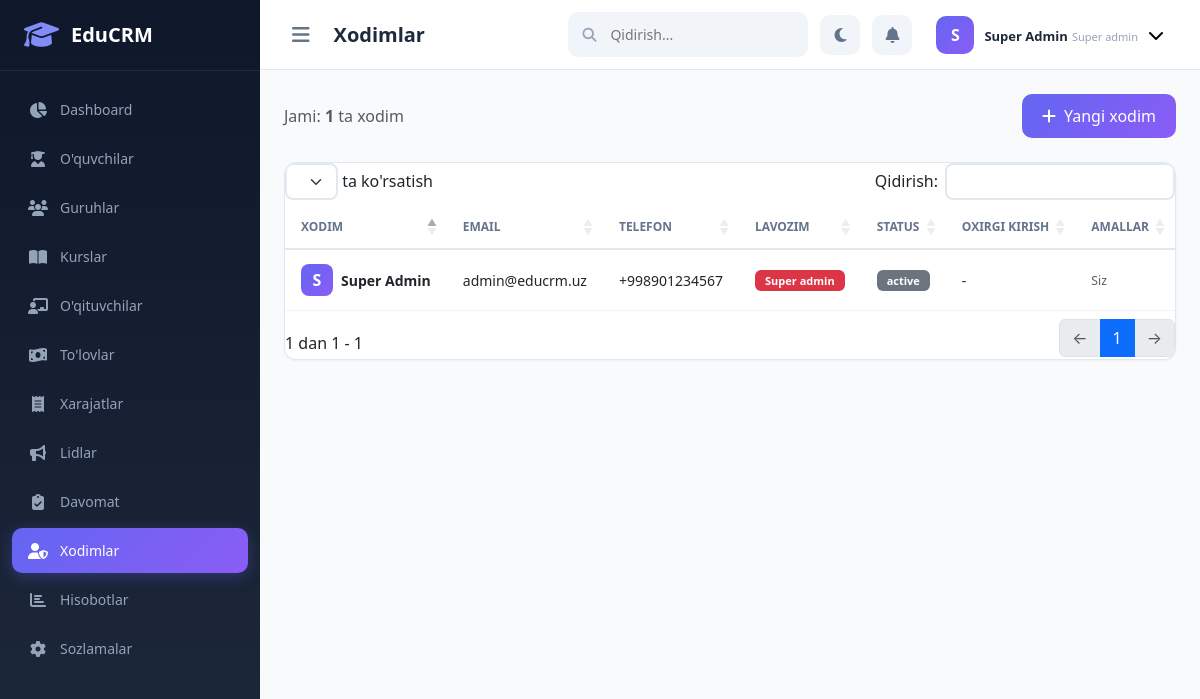
Page /admin/super/users.php (signed in) on the committed database.
### tables this page shows
CREATE TABLE users (
    id INT AUTO_INCREMENT PRIMARY KEY,
    full_name VARCHAR(100) NOT NULL,
    email VARCHAR(100) UNIQUE NOT NULL,
    phone VARCHAR(20),
    password VARCHAR(255) NOT NULL,
    role ENUM('super_admin', 'manager', 'teacher', 'receptionist') NOT NULL DEFAULT 'teacher',
    avatar VARCHAR(255) DEFAULT NULL,
    status ENUM('active', 'inactive', 'blocked') DEFAULT 'active',
    last_login DATETIME DEFAULT NULL,
    created_at TIMESTAMP DEFAULT CURRENT_TIMESTAMP,
    updated_at TIMESTAMP DEFAULT CURRENT_TIMESTAMP ON UPDATE CURRENT_TIMESTAMP
);

### includes/auth.php (called while the page is built, shortened)
<?php
function isLoggedIn() {
    return isset($_SESSION['user_id']);
}
function currentUser() {
    global $db;
    return $db->fetch("SELECT * FROM users WHERE id = ?", [$_SESSION['user_id']]);
}

### config/database.php (called while the page is built, shortened)
<?php
class Database {
    private static $instance = null;
    private $connection;
    private function __construct() {
        try {
            $dsn = "mysql:host=" . DB_HOST . ";dbname=" . DB_NAME . ";charset=" . DB_CHARSET;
            $this->connection = new PDO($dsn, DB_USER, DB_PASS, [
                PDO::ATTR_ERRMODE => PDO::ERRMODE_EXCEPTION,
                PDO::ATTR_DEFAULT_FETCH_MODE => PDO::FETCH_ASSOC,
                PDO::ATTR_EMULATE_PREPARES => false,
            ]);
        } catch (PDOException $e) {
            die("Database ulanish xatosi: " . $e->getMessage());
        }
    }
    public static function getInstance() {
        if (self::$instance === null) {
            self::$instance = new self();
        }
        return self::$instance;
    }
    public function query($sql, $params = []) {
        $stmt = $this->connection->prepare($sql);
        $stmt->execute($params);
        return $stmt;
    }
    public function fetch($sql, $params = []) {
        return $this->query($sql, $params)->fetch();
    }
    public function fetchAll($sql, $params = []) {
        return $this->query($sql, $params)->fetchAll();
    }
}

### config/config.php (called while the page is built, shortened)
<?php
require_once __DIR__ . '/database.php';
require_once __DIR__ . '/../includes/functions.php';
require_once __DIR__ . '/../includes/auth.php';
$db = Database::getInstance();

### admin/super/users.php (the view, shortened to what this page needs)
<?php
$pageTitle = 'Xodimlar';
require_once __DIR__ . '/../includes/header.php';
$users = $db->fetchAll("SELECT * FROM users ORDER BY created_at DESC");
include __DIR__ . '/../includes/sidebar_super.php';
include __DIR__ . '/../includes/topbar.php';
?>
<div class="d-flex justify-content-between align-items-center mb-4">
    <span class="text-muted">Jami: <strong><?= count($users) ?></strong> ta xodim</span>
    <button class="btn btn-primary-gradient" data-bs-toggle="modal" data-bs-target="#addUserModal">
        <i class="fas fa-plus me-2"></i>Yangi xodim
    </button>
</div>
<div class="card animate-in">
    <div class="card-body p-0">
        <div class="table-responsive">
            <table class="table data-table">
                <thead>
                    <tr>
                        <th>Xodim</th>
                        <th>Email</th>
                        <th>Telefon</th>
                        <th>Lavozim</th>
                        <th>Status</th>
                        <th>Oxirgi kirish</th>
                        <th>Amallar</th>
                    </tr>
                </thead>
                <tbody>
                    <?php foreach ($users as $user): ?>
                    <tr>
                        <td>
                            <div class="d-flex align-items-center gap-2">
                                <div class="avatar" style="width:32px;height:32px;border-radius:8px;font-size:12px;">
                                    <span><?= strtoupper(substr($user['full_name'], 0, 1)) ?></span>
                                </div>
                                <strong><?= clean($user['full_name']) ?></strong>
                            </div>
                        </td>
                        <td><?= clean($user['email']) ?></td>
                        <td><?= clean($user['phone']) ?></td>
                        <td>
                            <span class="badge bg-<?= $user['role']=='super_admin'?'danger':($user['role']=='manager'?'warning':'info') ?>">
                                <?= ucfirst(str_replace('_', ' ', $user['role'])) ?>
                            </span>
                        </td>
                        <td><?= statusBadge($user['status']) ?></td>
                        <td><?= $user['last_login'] ? formatDate($user['last_login'], 'd.m.Y H:i') : '-' ?></td>
                        <td>
                            <?php if ($user['id'] != $_SESSION['user_id']): ?>
                            <div class="btn-group btn-group-sm">
                                <a href="users.php?toggle=<?= $user['id'] ?>" class="btn btn-outline-warning" title="<?= $user['status']=='active'?'Bloklash':'Faollashtirish' ?>">
                                    <i class="fas fa-<?= $user['status']=='active'?'ban':'check' ?>"></i>
                                </a>
                                <button class="btn btn-outline-danger" onclick="confirmDelete('users.php?delete=<?= $user['id'] ?>', '<?= clean($user['full_name']) ?>')">
                                    <i class="fas fa-trash"></i>
                                </button>
                            </div>
                            <?php else: ?>
                            <span class="text-muted small">Siz</span>
                            <?php endif; ?>
                        </td>
                    </tr>
                    <?php endforeach; ?>
                </tbody>
            </table>
        </div>
    </div>
</div>
<?php include __DIR__ . '/../includes/footer.php'; ?>

### admin/includes/topbar.php (shortened to what this page needs)
    </nav>
</aside>
<main class="main-content" id="mainContent">
    <header class="topbar">
        <div class="topbar-left">
            <button class="sidebar-toggle-btn" onclick="toggleSidebar()">
                <i class="fas fa-bars"></i>
            </button>
            <h4 class="page-title animate__animated animate__fadeInLeft"><?= $pageTitle ?></h4>
        </div>
        <div class="topbar-right">
            <div class="search-box d-none d-md-block">
                <i class="fas fa-search"></i>
                <input type="text" placeholder="Qidirish..." id="globalSearch">
            </div>
            <button class="theme-toggle" onclick="toggleTheme()" title="Tema o'zgartirish">
                <i class="fas fa-moon"></i>
            </button>
            <div class="dropdown notification-dropdown">
                <button class="notification-btn" data-bs-toggle="dropdown">
                    <i class="fas fa-bell"></i>
                </button>
            </div>
            <div class="dropdown profile-dropdown">
                <button class="profile-btn" data-bs-toggle="dropdown">
                    <div class="avatar">
                        <?php if ($currentUser['avatar']): ?>
                            <img src="<?= BASE_URL . $currentUser['avatar'] ?>" alt="">
                        <?php else: ?>
                            <span><?= strtoupper(substr($currentUser['full_name'], 0, 1)) ?></span>
                        <?php endif; ?>
                    </div>
                    <div class="profile-info d-none d-md-block">
                        <span class="name"><?= clean($currentUser['full_name']) ?></span>
                        <span class="role"><?= ucfirst(str_replace('_', ' ', $currentUser['role'])) ?></span>
                    </div>
                    <i class="fas fa-chevron-down d-none d-md-block"></i>
                </button>
            </div>
        </div>
    </header>
    <div class="page-content animate__animated animate__fadeIn">

### includes/functions.php (shortened to what this page needs)
<?php
function clean($data) {
    return htmlspecialchars(trim($data), ENT_QUOTES, 'UTF-8');
}
function statusBadge($status) {
    $badges = [
        'active' => '<span class="badge bg-success">Faol</span>',
        'inactive' => '<span class="badge bg-secondary">Nofaol</span>',
        'blocked' => '<span class="badge bg-danger">Bloklangan</span>',
        'completed' => '<span class="badge bg-info">Tugallangan</span>',
        'cancelled' => '<span class="badge bg-warning">Bekor qilingan</span>',
        'graduated' => '<span class="badge bg-primary">Bitirgan</span>',
        'dropped' => '<span class="badge bg-danger">Ketgan</span>',
        'frozen' => '<span class="badge bg-warning">Muzlatilgan</span>',
        'paid' => '<span class="badge bg-success">To\'langan</span>',
        'pending' => '<span class="badge bg-warning">Kutilmoqda</span>',
        'new' => '<span class="badge bg-primary">Yangi</span>',
        'contacted' => '<span class="badge bg-info">Bog\'lanilgan</span>',
        'interested' => '<span class="badge bg-warning">Qiziqgan</span>',
        'enrolled' => '<span class="badge bg-success">Ro\'yxatdan o\'tgan</span>',
        'lost' => '<span class="badge bg-danger">Yo\'qotilgan</span>',
        'present' => '<span class="badge bg-success">Kelgan</span>',
        'absent' => '<span class="badge bg-danger">Kelmagan</span>',
        'late' => '<span class="badge bg-warning">Kechikkan</span>',
        'excused' => '<span class="badge bg-info">Sababli</span>',
    ];
    return $badges[$status] ?? '<span class="badge bg-secondary">' . $status . '</span>';
}

### admin/assets/css/admin.css (style rules this page uses)
:root { --primary: #6366f1; --primary-light: #818cf8; --primary-dark: #4f46e5; --secondary: #8b5cf6; --success: #10b981; --warning: #f59e0b; --danger: #ef4444; --info: #06b6d4; --dark: #1e293b; --gray-50: #f8fafc; --gray-100: #f1f5f9; --gray-200: #e2e8f0; --gray-300: #cbd5e1; --gray-400: #94a3b8; --gray-500: #64748b; --gray-600: #475569; --gray-700: #334155; --gray-800: #1e293b; --gray-900: #0f172a; --sidebar-width: 260px; --sidebar-collapsed: 0px; --topbar-height: 70px; --border-radius: 12px; --shadow-sm: 0 1px 2px rgba(0,0,0,0.05); --shadow: 0 4px 6px -1px rgba(0,0,0,0.07), 0 2px 4px -2px rgba(0,0,0,0.05); --shadow-lg: 0 10px 15px -3px rgba(0,0,0,0.08), 0 4px 6px -4px rgba(0,0,0,0.05); --shadow-xl: 0 20px 25px -5px rgba(0,0,0,0.1), 0 8px 10px -6px rgba(0,0,0,0.05); --transition: all 0.3s cubic-bezier(0.4, 0, 0.2, 1); }
* { margin: 0; padding: 0; box-sizing: border-box; }
body { font-family: 'Segoe UI', system-ui, -apple-system, sans-serif; background: var(--gray-50); color: var(--gray-800); overflow-x: hidden; }
.main-content { margin-left: var(--sidebar-width); min-height: 100vh; transition: var(--transition); }
.topbar { position: sticky; top: 0; height: var(--topbar-height); background: rgba(255,255,255,0.9); backdrop-filter: blur(20px); border-bottom: 1px solid var(--gray-200); display: flex; align-items: center; justify-content: space-between; padding: 0 24px; z-index: 100; transition: var(--transition); }
.topbar-left { display: flex; align-items: center; gap: 16px; }
.sidebar-toggle-btn { background: none; border: none; font-size: 20px; color: var(--gray-500); cursor: pointer; padding: 8px; border-radius: 8px; transition: var(--transition); }
.page-title { font-size: 20px; font-weight: 700; color: var(--gray-800); margin: 0; }
.topbar-right { display: flex; align-items: center; gap: 12px; }
.search-box { position: relative; }
.search-box i { position: absolute; left: 14px; top: 50%; transform: translateY(-50%); color: var(--gray-400); font-size: 14px; }
.search-box input { background: var(--gray-100); border: 2px solid transparent; border-radius: 10px; padding: 10px 16px 10px 40px; width: 240px; font-size: 14px; transition: var(--transition); color: var(--gray-800); }
.theme-toggle { width: 40px; height: 40px; border: none; background: var(--gray-100); border-radius: 10px; font-size: 16px; color: var(--gray-500); cursor: pointer; transition: var(--transition); }
.notification-btn { width: 40px; height: 40px; border: none; background: var(--gray-100); border-radius: 10px; font-size: 16px; color: var(--gray-500); cursor: pointer; position: relative; transition: var(--transition); }
.profile-btn { display: flex; align-items: center; gap: 10px; background: none; border: none; cursor: pointer; padding: 6px 12px; border-radius: 10px; transition: var(--transition); }
.avatar { width: 38px; height: 38px; border-radius: 10px; background: linear-gradient(135deg, var(--primary), var(--secondary)); display: flex; align-items: center; justify-content: center; overflow: hidden; }
.avatar span { color: white; font-weight: 600; font-size: 16px; }
.profile-info { display: flex; flex-direction: column; align-items: flex-start; }
.profile-info .name { font-size: 13px; font-weight: 600; color: var(--gray-800); }
.profile-info .role { font-size: 11px; color: var(--gray-400); }
.page-content { padding: 24px; }
.card { border: 1px solid var(--gray-200); border-radius: var(--border-radius); box-shadow: var(--shadow-sm); transition: var(--transition); overflow: hidden; }
.card-body { padding: 20px; }
.btn-primary-gradient { background: linear-gradient(135deg, var(--primary), var(--secondary)); border: none; color: white; border-radius: 10px; padding: 10px 20px; font-weight: 500; transition: var(--transition); }
.table { margin-bottom: 0; }
.table th { font-size: 12px; font-weight: 600; text-transform: uppercase; color: var(--gray-500); border-bottom: 2px solid var(--gray-200); padding: 12px 16px; }
.table td { padding: 14px 16px; vertical-align: middle; font-size: 14px; border-bottom: 1px solid var(--gray-100); }
.table tbody tr { transition: var(--transition); }
.badge { padding: 5px 10px; border-radius: 6px; font-size: 11px; font-weight: 600; }
.animate-in { animation: slideInUp 0.4s ease-out forwards; }
.animate-in:nth-child(2) { animation-delay: 0.1s; }

### rows in the picture
users: full_name "S", full_name "Super Admin", role "Super admin", email "admin@educrm.uz", phone "+998901234567", status "active", shows "Siz"

### other values in the picture
$pageTitle "Xodimlar"
count($users) "1"
